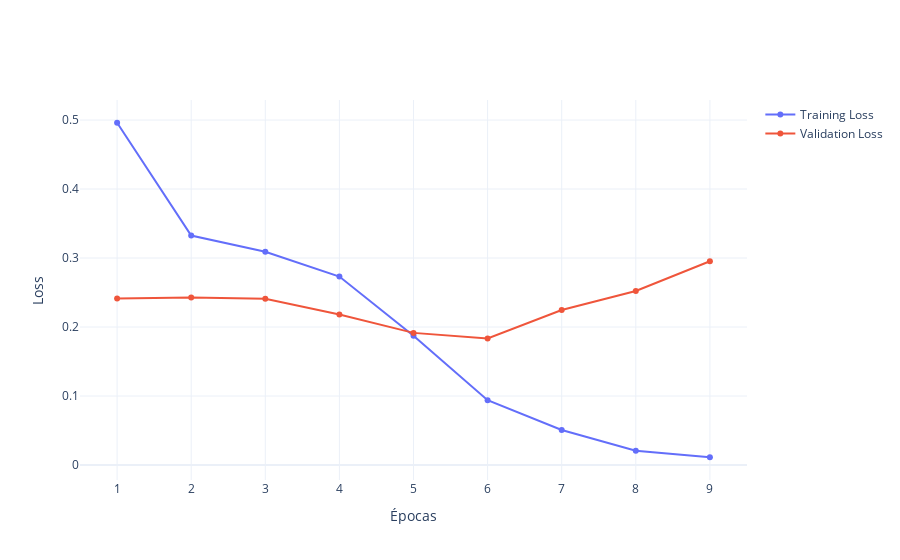

Source (notebook cell):
### Code cell
# Plotando loss
fig4 = plot_history_loss(history)
fig4.show()

### Figure 1 — Plotly figure (JSON) as saved in the notebook; plotly's stock layout.template omitted (floating-point values rounded to 4 significant figures)
{"data": [{"name": "Training Loss", "type": "scatter", "x": [1, 2, 3, 4, 5, 6, 7, 8, 9, 10], "y": [0.4961, 0.3326, 0.3091, 0.2731, 0.1874, 0.09399, 0.05067, 0.02079, 0.01122]}, {"name": "Validation Loss", "type": "scatter", "x": [1, 2, 3, 4, 5, 6, 7, 8, 9, 10], "y": [0.2413, 0.2427, 0.2411, 0.218, 0.1915, 0.1833, 0.2246, 0.2523, 0.2953]}], "layout": {"xaxis": {"title": {"text": "Épocas"}}, "yaxis": {"title": {"text": "Loss"}}}}
